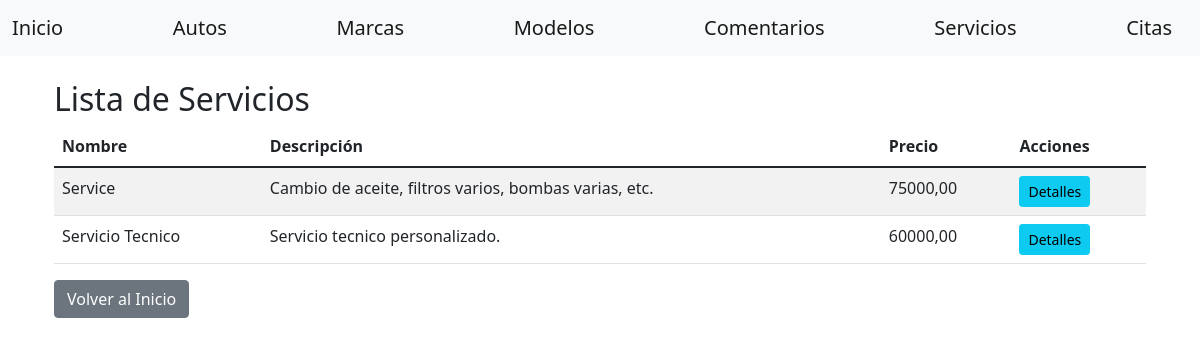
Page /gestion/servicios/ on the committed database.
### gestion/models.py (models this page shows, shortened)
class Servicio(models.Model):
    nombre = models.CharField(max_length=100)
    descripcion = models.TextField()
    precio = models.DecimalField(max_digits=10, decimal_places=2)

### gestion/views/servicio_view.py (the view)
# urls.py: path('servicios/', servicio_view.ServicioListView.as_view(), name='servicio-list'),
class ServicioListView(View):
    def get(self, request, *args, **kwargs):
        repo = ServicioRepository()
        servicios = repo.get_all()
        return render(
            request,
            'servicios/list.html',
            dict(
                servicios=servicios
            )
        )

### gestion/context_processors.py (called while the page is built)
def user_info(request):
    user = request.user if request.user.is_authenticated else None
    return {
        'authenticated_user': user
    }

def all_brands(request):
    brands = cache.get('brands')
    if brands is None:
        brands = Marca.objects.all()
        cache.set('brands', brands, 36000)  # Cache por 10 horas (36000 segundos)
    return {'all_brands': brands}

def all_categories(request):
    categories = cache.get('categories')
    if categories is None:
        categories = Categoria.objects.all()  # Devuelve objetos completos
        cache.set('categories', categories, 36000)  # Cache por 10 horas (36000 segundos)
    return {'all_categories': categories}

### gestion/repositories/servicio_repository.py (called while the page is built)
    def get_all(self) -> List[Servicio]:
        return Servicio.objects.all()

### gestion/templates/servicios/list.html (shortened to what this page needs)
{% extends "home/base.html" %}
{% block content %}
<div class="container mt-3">
    <h2>Lista de Servicios</h2>
    <table class="table table-striped">
        <thead>
            <tr>
                <th>Nombre</th>
                <th>Descripción</th>
                <th>Precio</th>
                <th>Acciones</th>
            </tr>
        </thead>
        <tbody>
            {% for servicio in servicios %}
                <tr>
                    <td>{{ servicio.nombre }}</td>
                    <td>{{ servicio.descripcion }}</td>
                    <td>{{ servicio.precio }}</td>
                    <td>
                        <a href="{% url 'servicio-detail' servicio.id %}" class="btn btn-info btn-sm">Detalles</a>
                    </td>
                </tr>
            {% endfor %}
        </tbody>
    </table>
    <a href="{% url 'index' %}" class="btn btn-secondary">Volver al Inicio</a>
</div>
{% endblock %}

### home/templates/home/base.html (style rules this page uses)
body { background-image: url(''); background-size: cover; background-position: center; background-repeat: no-repeat; height: 100vh; margin: 0; }

### rows in the picture
Servicio: nombre "Service", descripcion "Cambio de aceite, filtros varios, bombas varias, etc.", precio "75000,00"
Servicio: nombre "Servicio Tecnico", descripcion "Servicio tecnico personalizado.", precio "60000,00"
